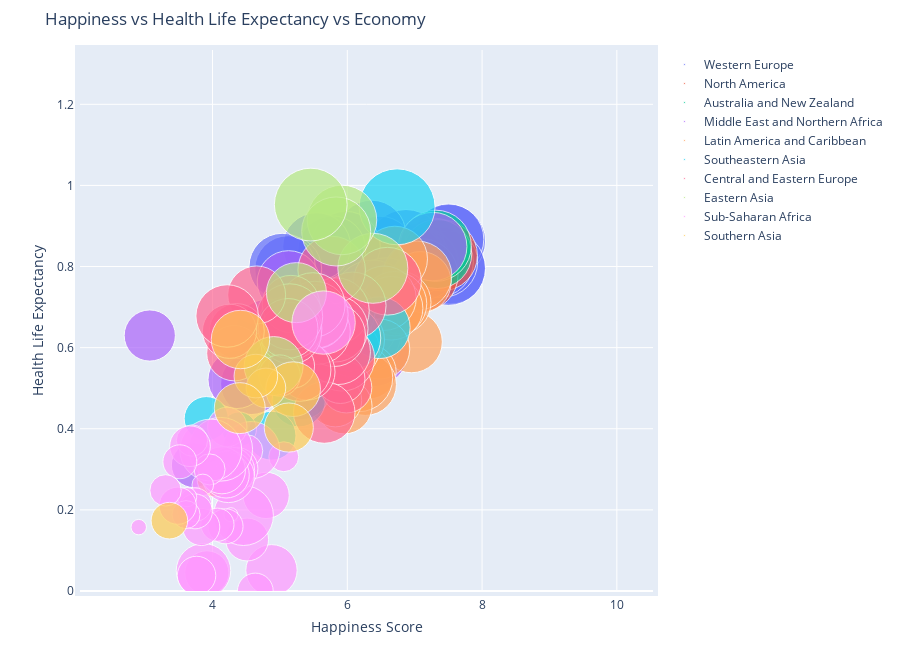

This figure's notebook cell:
### Markdown cell above
Türkiye için 2016 raporunda gerçek değerin 5.389 mutluluk puanı olacağını kod çıktısından görüyoruz, modelimiz 2015 raporundan 5.33218602 ve 2017 raporundan 5.49986729 olarak tahmin ediyor. 2017 değerinin ve diğerlerinin farklılıklarının nedeninin özelliklerin ve terörizmin etkisinin değiştiğini tahmin ediyoruz.

### Code cell
figure = bubbleplot(dataset = data2, x_column = 'happinessscore', y_column = 'healthlifeexpectancy', 
    bubble_column = 'country', size_column = 'economysituation', color_column = 'region', 
    x_title = "Happiness Score", y_title = "Health Life Expectancy", title = 'Happiness vs Health Life Expectancy vs Economy',
    x_logscale = False, scale_bubble = 1, height = 650)

po.iplot(figure)

### Figure 1 — Plotly figure (JSON) as saved in the notebook; plotly's stock layout.template omitted (floating-point values rounded to 4 significant figures)
{"data": [{"marker": {"size": [1.442, 1.527, 1.427, 1.577, 1.406, 1.465, 1.452, 1.45, 1.448, 1.425, 1.483, 1.698, 1.403, 1.308, 1.395, 1.343, 1.355, 1.311, 1.319, 1.276, 1.249], "sizemode": "area", "sizeref": 0.0005701}, "mode": "markers", "name": "Western Europe", "text": ["Denmark", "Switzerland", "Iceland", "Norway", "Finland", "Netherlands", "Sweden", "Austria", "Germany", "Belgium", "Ireland", "Luxembourg", "United Kingdom", "Malta", "France", "Spain", "Italy", "North Cyprus", "Cyprus", "Portugal", "Greece"], "type": "scatter", "x": [7.526, 7.509, 7.501, 7.498, 7.413, 7.339, 7.291, 7.119, 6.994, 6.929, 6.907, 6.871, 6.725, 6.488, 6.478, 6.361, 5.977, 5.771, 5.546, 5.123, 5.033], "y": [0.795, 0.863, 0.8673, 0.7958, 0.8109, 0.8123, 0.8312, 0.8056, 0.8149, 0.8196, 0.8145, 0.8454, 0.8099, 0.8032, 0.8379, 0.879, 0.851, 0.8414, 0.8488, 0.7936, 0.8003]}, {"marker": {"size": [1.44, 1.508], "sizemode": "area", "sizeref": 0.0005701}, "mode": "markers", "name": "North America", "text": ["Canada", "United States"], "type": "scatter", "x": [7.404, 7.104], "y": [0.8276, 0.779]}, {"marker": {"size": [1.361, 1.444], "sizemode": "area", "sizeref": 0.0005701}, "mode": "markers", "name": "Australia and New Zealand", "text": ["New Zealand", "Australia"], "type": "scatter", "x": [7.334, 7.313], "y": [0.831, 0.8512]}, {"marker": {"size": [1.338, 1.574, 1.49, 1.824, 1.053, 1.617, 1.44, 1.067, 1.165, 0.9967, 0.8406, 1.123, 0.9772, 1.118, 0.6702, 1.075, 0.9539, 0.5794, 0.7472], "sizemode": "area", "sizeref": 0.0005701}, "mode": "markers", "name": "Middle East and Northern Africa", "text": ["Israel", "United Arab Emirates", "Saudi Arabia", "Qatar", "Algeria", "Kuwait", "Bahrain", "Libya", "Turkey", "Jordan", "Morocco", "Lebanon", "Tunisia", "Iran", "Palestinian Territories", "Iraq", "Egypt", "Yemen", "Syria"], "type": "scatter", "x": [7.267, 6.573, 6.379, 6.375, 6.355, 6.239, 6.218, 5.615, 5.389, 5.303, 5.151, 5.129, 5.045, 4.813, 4.754, 4.575, 4.362, 3.724, 3.069], "y": [0.8492, 0.7299, 0.5927, 0.7172, 0.618, 0.6357, 0.657, 0.523, 0.6472, 0.6071, 0.5947, 0.7617, 0.5958, 0.6423, 0.5684, 0.5108, 0.5212, 0.3105, 0.6299]}, {"marker": {"size": [1.069, 1.359, 1.088, 1.115, 1.217, 1.183, 1.151, 1.182, 1.03, 0.8345, 1.097, 1.326, 1.134, 0.8737, 0.6938, 0.9731, 0.8762, 0.7942, 0.996, 0.8937, 0.8933, 1.028, 0.6943, 0.341], "sizemode": "area", "sizeref": 0.0005701}, "mode": "markers", "name": "Latin America and Caribbean", "text": ["Costa Rica", "Puerto Rico", "Brazil", "Mexico", "Chile", "Panama", "Argentina", "Uruguay", "Colombia", "Guatemala", "Suriname", "Trinidad and Tobago", "Venezuela", "El Salvador", "Nicaragua", "Ecuador", "Belize", "Bolivia", "Peru", "Paraguay", "Jamaica", "Dominican Republic", "Honduras", "Haiti"], "type": "scatter", "x": [7.087, 7.039, 6.952, 6.778, 6.705, 6.701, 6.65, 6.545, 6.481, 6.324, 6.269, 6.168, 6.084, 6.068, 5.992, 5.976, 5.956, 5.822, 5.743, 5.538, 5.51, 5.155, 4.871, 4.028], "y": [0.7615, 0.7776, 0.6141, 0.7114, 0.8188, 0.7084, 0.6971, 0.7218, 0.5966, 0.5404, 0.5093, 0.5261, 0.619, 0.596, 0.6521, 0.6861, 0.4557, 0.4697, 0.6299, 0.5829, 0.5947, 0.5767, 0.5838, 0.2749]}, {"marker": {"size": [1.646, 1.089, 1.251, 0.951, 0.8122, 0.7404, 0.6804, 0.3411, 0.556], "sizemode": "area", "sizeref": 0.0005701}, "mode": "markers", "name": "Southeastern Asia", "text": ["Singapore", "Thailand", "Malaysia", "Indonesia", "Philippines", "Vietnam", "Laos", "Myanmar", "Cambodia"], "type": "scatter", "x": [6.739, 6.474, 6.005, 5.314, 5.279, 5.061, 4.876, 4.395, 3.907], "y": [0.9472, 0.6492, 0.6237, 0.4937, 0.4704, 0.6616, 0.3829, 0.3988, 0.4249]}, {"marker": {"size": [1.309, 1.28, 0.7359, 1.229, 0.6918, 1.232, 1.246, 1.269, 1.131, 1.299, 1.08, 1.218, 1.17, 1.28, 1.186, 0.9014, 1.124, 0.5604, 1.034, 0.9338, 1.078, 1.241, 1.019, 0.4884, 0.9553, 0.8609, 0.8729, 0.8379, 1.113], "sizemode": "area", "sizeref": 0.0005701}, "mode": "markers", "name": "Central and Eastern Europe", "text": ["Czech Republic", "Slovakia", "Uzbekistan", "Kazakhstan", "Moldova", "Russia", "Poland", "Lithuania", "Belarus", "Slovenia", "Turkmenistan", "Latvia", "Romania", "Estonia", "Croatia", "Kosovo", "Azerbaijan", "Kyrgyzstan", "Serbia", "Bosnia and Herzegovina", "Montenegro", "Hungary", "Macedonia", "Tajikistan", "Albania", "Armenia", "Ukraine", "Georgia", "Bulgaria"], "type": "scatter", "x": [6.596, 6.078, 5.987, 5.919, 5.897, 5.856, 5.835, 5.813, 5.802, 5.768, 5.658, 5.56, 5.528, 5.517, 5.488, 5.401, 5.291, 5.185, 5.177, 5.163, 5.161, 5.145, 5.121, 4.996, 4.655, 4.36, 4.324, 4.252, 4.217], "y": [0.7638, 0.7037, 0.5016, 0.5739, 0.5231, 0.5899, 0.6906, 0.6467, 0.631, 0.7915, 0.4401, 0.6395, 0.676, 0.681, 0.7052, 0.54, 0.545, 0.5545, 0.6458, 0.7077, 0.6353, 0.6761, 0.6474, 0.5312, 0.7301, 0.6408, 0.5863, 0.6403, 0.6781]}, {"marker": {"size": [1.397, 1.38, 1.359, 1.511, 1.028, 0.9885], "sizemode": "area", "sizeref": 0.0005701}, "mode": "markers", "name": "Eastern Asia", "text": ["Taiwan", "Japan", "South Korea", "Hong Kong", "China", "Mongolia"], "type": "scatter", "x": [6.379, 5.921, 5.835, 5.458, 5.245, 4.907], "y": [0.7956, 0.9149, 0.8864, 0.9528, 0.7356, 0.5547]}, {"marker": {"size": [1.144, 0.0, 0.2556, 0.7522, 0.612, 0.3649, 0.9329, 0.525, 0.2928, 1.024, 0.5227, 0.6311, 0.05661, 0.7711, 0.4431, 0.6139, 0.3504, 0.08709, 0.6307, 1.159, 0.3129, 1.094, 0.2751, 0.5551, 0.8473, 0.1327, 0.3939, 0.4221, 0.32, 0.3472, 0.2795, 0.4716, 0.1071, 0.2241, 0.3285, 0.395, 0.2812, 0.06831], "sizemode": "area", "sizeref": 0.0005701}, "mode": "markers", "name": "Sub-Saharan Africa", "text": ["Mauritius", "Somalia", "Somaliland Region", "Nigeria", "Zambia", "Sierra Leone", "Namibia", "Cameroon", "Ethiopia", "South Africa", "Kenya", "Ghana", "Congo (Kinshasa)", "Congo (Brazzaville)", "Senegal", "Mauritania", "Zimbabwe", "Malawi", "Sudan", "Gabon", "Mali", "Botswana", "Comoros", "Ivory Coast", "Angola", "Niger", "South Sudan", "Chad", "Burkina Faso", "Uganda", "Madagascar", "Tanzania", "Liberia", "Guinea", "Rwanda", "Benin", "Togo", "Burundi"], "type": "scatter", "x": [5.648, 5.44, 5.057, 4.875, 4.795, 4.635, 4.574, 4.513, 4.508, 4.459, 4.356, 4.276, 4.272, 4.236, 4.219, 4.201, 4.193, 4.156, 4.139, 4.121, 4.073, 3.974, 3.956, 3.916, 3.866, 3.856, 3.832, 3.763, 3.739, 3.739, 3.695, 3.666, 3.622, 3.607, 3.515, 3.484, 3.303, 2.905], "y": [0.6619, 0.1147, 0.3311, 0.05108, 0.2357, 0.0, 0.3474, 0.127, 0.3458, 0.1861, 0.3015, 0.2968, 0.188, 0.2821, 0.4046, 0.2864, 0.1595, 0.2936, 0.2976, 0.3494, 0.1635, 0.3475, 0.2998, 0.04476, 0.04991, 0.2616, 0.1578, 0.03824, 0.213, 0.1963, 0.3711, 0.357, 0.2316, 0.1883, 0.3186, 0.2103, 0.2481, 0.1575]}, {"marker": {"size": [0.8527, 0.6882, 0.4463, 0.5418, 0.9732, 0.7404, 0.3823], "sizemode": "area", "sizeref": 0.0005701}, "mode": "markers", "name": "Southern Asia", "text": ["Bhutan", "Pakistan", "Nepal", "Bangladesh", "Sri Lanka", "India", "Afghanistan"], "type": "scatter", "x": [5.196, 5.132, 4.793, 4.643, 4.415, 4.404, 3.36], "y": [0.4976, 0.4031, 0.5007, 0.5299, 0.6201, 0.4509, 0.1734]}], "layout": {"height": 650, "hovermode": "closest", "margin": {"b": 50, "pad": 5, "t": 50}, "showlegend": true, "title": {"text": "Happiness vs Health Life Expectancy vs Economy"}, "xaxis": {"autorange": false, "range": [2.033, 10.54], "title": {"text": "Happiness Score"}}, "yaxis": {"autorange": false, "range": [0.0, 1.334], "title": {"text": "Health Life Expectancy"}}}}
